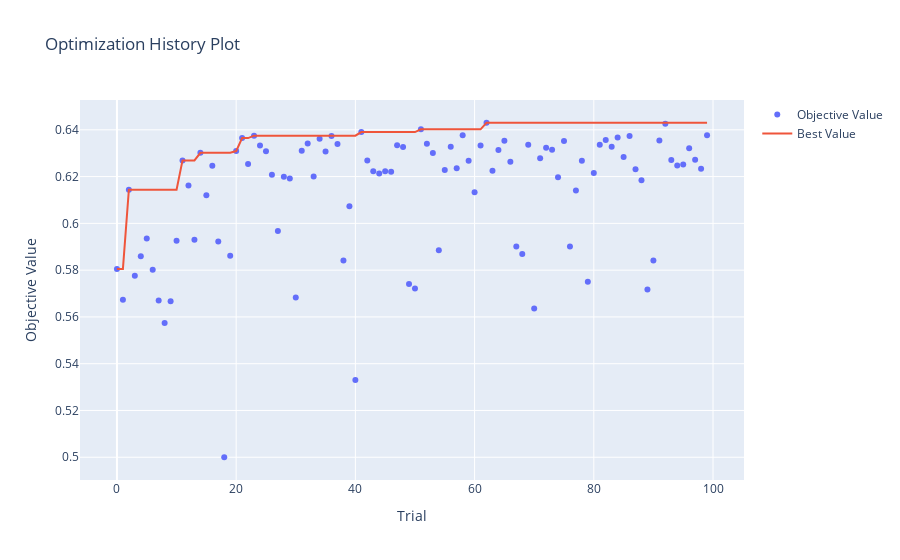

The code cell stored with this chart in its notebook:
### Code cell
vis.plot_optimization_history(study)
